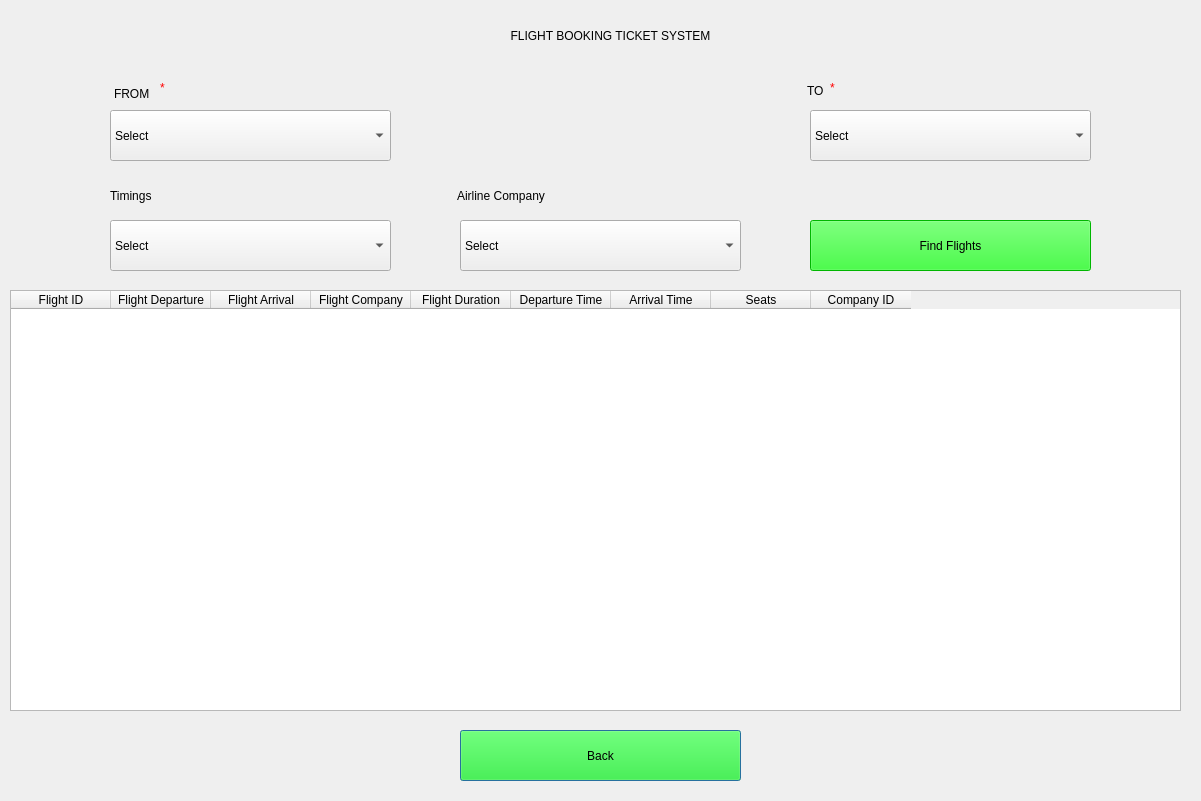
<?xml version="1.0" encoding="UTF-8"?>
<ui version="4.0">
 <class>Dialog</class>
 <widget class="QDialog" name="Dialog">
  <property name="geometry">
   <rect>
    <x>0</x>
    <y>0</y>
    <width>1201</width>
    <height>801</height>
   </rect>
  </property>
  <property name="windowTitle">
   <string>Dialog</string>
  </property>
  <widget class="QPushButton" name="Next_Button">
   <property name="geometry">
    <rect>
     <x>460</x>
     <y>730</y>
     <width>281</width>
     <height>51</height>
    </rect>
   </property>
   <property name="styleSheet">
    <string notr="true">font: 16pt &quot;MS Shell Dlg 2&quot;;
background-color: rgb(0, 255, 0);
</string>
   </property>
   <property name="text">
    <string>Back</string>
   </property>
  </widget>
  <widget class="QLabel" name="From_Label_2">
   <property name="geometry">
    <rect>
     <x>110</x>
     <y>180</y>
     <width>61</width>
     <height>31</height>
    </rect>
   </property>
   <property name="styleSheet">
    <string notr="true">font: 12pt &quot;MS Shell Dlg 2&quot;;
font: 10pt &quot;MS Shell Dlg 2&quot;;</string>
   </property>
   <property name="text">
    <string>Timings</string>
   </property>
  </widget>
  <widget class="QLabel" name="From_Label">
   <property name="geometry">
    <rect>
     <x>114</x>
     <y>78</y>
     <width>51</width>
     <height>31</height>
    </rect>
   </property>
   <property name="styleSheet">
    <string notr="true">font: 12pt &quot;MS Shell Dlg 2&quot;;
font: 10pt &quot;MS Shell Dlg 2&quot;;</string>
   </property>
   <property name="text">
    <string>FROM</string>
   </property>
  </widget>
  <widget class="QComboBox" name="Timings_Combo_Box">
   <property name="geometry">
    <rect>
     <x>110</x>
     <y>220</y>
     <width>281</width>
     <height>51</height>
    </rect>
   </property>
   <property name="styleSheet">
    <string notr="true">font: 10pt &quot;MS Shell Dlg 2&quot;;</string>
   </property>
   <item>
    <property name="text">
     <string>Select</string>
    </property>
   </item>
   <item>
    <property name="text">
     <string>Day</string>
    </property>
   </item>
   <item>
    <property name="text">
     <string>Evening/Night</string>
    </property>
   </item>
  </widget>
  <widget class="QLabel" name="HeaderLabel">
   <property name="geometry">
    <rect>
     <x>200</x>
     <y>10</y>
     <width>821</width>
     <height>51</height>
    </rect>
   </property>
   <property name="styleSheet">
    <string notr="true">
font: 30pt &quot;MS Shell Dlg 2&quot;;</string>
   </property>
   <property name="text">
    <string>FLIGHT BOOKING TICKET SYSTEM</string>
   </property>
   <property name="alignment">
    <set>Qt::AlignCenter</set>
   </property>
  </widget>
  <widget class="QLabel" name="From_Label_3">
   <property name="geometry">
    <rect>
     <x>457</x>
     <y>180</y>
     <width>121</width>
     <height>31</height>
    </rect>
   </property>
   <property name="styleSheet">
    <string notr="true">font: 12pt &quot;MS Shell Dlg 2&quot;;
font: 10pt &quot;MS Shell Dlg 2&quot;;</string>
   </property>
   <property name="text">
    <string>Airline Company</string>
   </property>
  </widget>
  <widget class="QComboBox" name="Airlines_Combo_Box">
   <property name="geometry">
    <rect>
     <x>460</x>
     <y>220</y>
     <width>281</width>
     <height>51</height>
    </rect>
   </property>
   <property name="styleSheet">
    <string notr="true">font: 10pt &quot;MS Shell Dlg 2&quot;;</string>
   </property>
   <item>
    <property name="text">
     <string>Select</string>
    </property>
   </item>
   <item>
    <property name="text">
     <string>Indivo</string>
    </property>
   </item>
   <item>
    <property name="text">
     <string>MetAirways</string>
    </property>
   </item>
   <item>
    <property name="text">
     <string>Picejet</string>
    </property>
   </item>
   <item>
    <property name="text">
     <string>Nistara</string>
    </property>
   </item>
  </widget>
  <widget class="QComboBox" name="From_Combo_Box">
   <property name="geometry">
    <rect>
     <x>110</x>
     <y>110</y>
     <width>281</width>
     <height>51</height>
    </rect>
   </property>
   <property name="styleSheet">
    <string notr="true">font: 10pt &quot;MS Shell Dlg 2&quot;;</string>
   </property>
   <item>
    <property name="text">
     <string>Select</string>
    </property>
   </item>
   <item>
    <property name="text">
     <string>Chennai</string>
    </property>
   </item>
   <item>
    <property name="text">
     <string>Mumbai</string>
    </property>
   </item>
   <item>
    <property name="text">
     <string>Delhi</string>
    </property>
   </item>
   <item>
    <property name="text">
     <string>Bangalore</string>
    </property>
   </item>
  </widget>
  <widget class="QLabel" name="Error_Popup_Message">
   <property name="geometry">
    <rect>
     <x>410</x>
     <y>100</y>
     <width>391</width>
     <height>31</height>
    </rect>
   </property>
   <property name="styleSheet">
    <string notr="true">font: 10pt &quot;MS Shell Dlg 2&quot;;
color: rgb(255, 0, 0);</string>
   </property>
   <property name="text">
    <string/>
   </property>
   <property name="alignment">
    <set>Qt::AlignCenter</set>
   </property>
  </widget>
  <widget class="QLabel" name="To_Label">
   <property name="geometry">
    <rect>
     <x>807</x>
     <y>70</y>
     <width>31</width>
     <height>41</height>
    </rect>
   </property>
   <property name="styleSheet">
    <string notr="true">font: 12pt &quot;MS Shell Dlg 2&quot;;
font: 10pt &quot;MS Shell Dlg 2&quot;;</string>
   </property>
   <property name="text">
    <string>TO</string>
   </property>
  </widget>
  <widget class="QComboBox" name="To_Combo_Box">
   <property name="geometry">
    <rect>
     <x>810</x>
     <y>110</y>
     <width>281</width>
     <height>51</height>
    </rect>
   </property>
   <property name="styleSheet">
    <string notr="true">font: 10pt &quot;MS Shell Dlg 2&quot;;</string>
   </property>
   <item>
    <property name="text">
     <string>Select</string>
    </property>
   </item>
   <item>
    <property name="text">
     <string>Chennai</string>
    </property>
   </item>
   <item>
    <property name="text">
     <string>Mumbai</string>
    </property>
   </item>
   <item>
    <property name="text">
     <string>Delhi</string>
    </property>
   </item>
   <item>
    <property name="text">
     <string>Bangalore</string>
    </property>
   </item>
  </widget>
  <widget class="QLabel" name="label_2">
   <property name="geometry">
    <rect>
     <x>830</x>
     <y>80</y>
     <width>16</width>
     <height>16</height>
    </rect>
   </property>
   <property name="styleSheet">
    <string notr="true">color:rgb(255, 0, 0)</string>
   </property>
   <property name="text">
    <string>*</string>
   </property>
  </widget>
  <widget class="QPushButton" name="Find_Flights_Button">
   <property name="geometry">
    <rect>
     <x>810</x>
     <y>220</y>
     <width>281</width>
     <height>51</height>
    </rect>
   </property>
   <property name="styleSheet">
    <string notr="true">font: 16pt &quot;MS Shell Dlg 2&quot;;
background-color: rgb(0, 255, 0);
</string>
   </property>
   <property name="text">
    <string>Find Flights</string>
   </property>
  </widget>
  <widget class="QLabel" name="label">
   <property name="geometry">
    <rect>
     <x>160</x>
     <y>80</y>
     <width>21</width>
     <height>16</height>
    </rect>
   </property>
   <property name="styleSheet">
    <string notr="true">color:rgb(255, 0, 0)</string>
   </property>
   <property name="text">
    <string>*</string>
   </property>
  </widget>
  <widget class="QTableWidget" name="Available_Flights_Table_Widget">
   <property name="geometry">
    <rect>
     <x>10</x>
     <y>290</y>
     <width>1171</width>
     <height>421</height>
    </rect>
   </property>
   <column>
    <property name="text">
     <string>Flight ID</string>
    </property>
   </column>
   <column>
    <property name="text">
     <string>Flight Departure</string>
    </property>
   </column>
   <column>
    <property name="text">
     <string>Flight Arrival</string>
    </property>
   </column>
   <column>
    <property name="text">
     <string>Flight Company</string>
    </property>
   </column>
   <column>
    <property name="text">
     <string>Flight Duration</string>
    </property>
   </column>
   <column>
    <property name="text">
     <string>Departure Time</string>
    </property>
   </column>
   <column>
    <property name="text">
     <string>Arrival Time</string>
    </property>
   </column>
   <column>
    <property name="text">
     <string>Seats</string>
    </property>
   </column>
   <column>
    <property name="text">
     <string>Company ID</string>
    </property>
   </column>
  </widget>
 </widget>
 <resources/>
 <connections/>
</ui>
